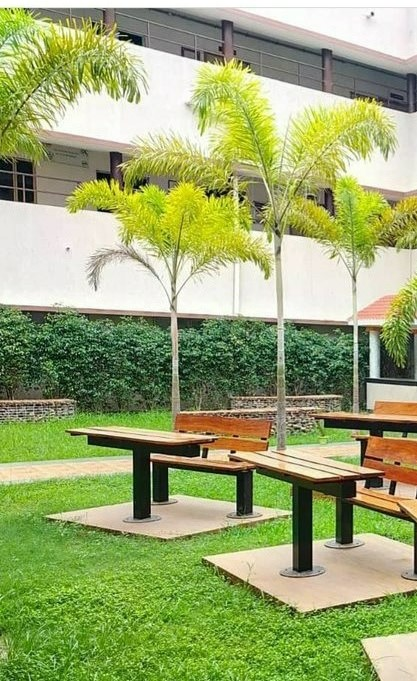
#> input picture OC/OC-1.jpg, 417 x 681 px
$ python -i panorama.py   (imports and definitions only)
#> lines starting #> are read from the running program, lines starting #| are printed output that depends on the picture
import numpy as np
import imutils
import cv2

class Panaroma:

    def image_stitch(self, images, lowe_ratio=0.75, max_Threshold=4.0,match_status=False):

        #detect the features and keypoints from SIFT
        (imageB, imageA) = images
        (KeypointsA, features_of_A) = self.Detect_Feature_And_KeyPoints(imageA)
        (KeypointsB, features_of_B) = self.Detect_Feature_And_KeyPoints(imageB)

        #got the valid matched points
        Values = self.matchKeypoints(KeypointsA, KeypointsB,features_of_A, features_of_B, lowe_ratio, max_Threshold)

        if Values is None:
            return None

        #to get perspective of image using computed homography
        (matches, Homography, status) = Values

        result_image = self.getwarp_perspective(imageA,imageB,Homography)
        result_image[0:imageB.shape[0], 0:imageB.shape[1]] = imageB

        # check to see if the keypoint matches should be visualized
        if match_status:
            vis = self.draw_Matches(imageA, imageB, KeypointsA, KeypointsB, matches,status)

            return (result_image, vis)

        return result_image

    # [57 lines left out: functions getwarp_perspective, Detect_Feature_And_KeyPoints, get_Allpossible_Match, All_validmatches, Compute_Homography, matchKeypoints, not called in this run]

    def get_image_dimension(self,image):
        (h,w) = image.shape[:2]
        return (h,w)

    # [24 lines left out: functions get_points, draw_Matches, not called in this run]

>>> import cv2
>>> picture = cv2.imread('OC/OC-1.jpg', cv2.IMREAD_GRAYSCALE)
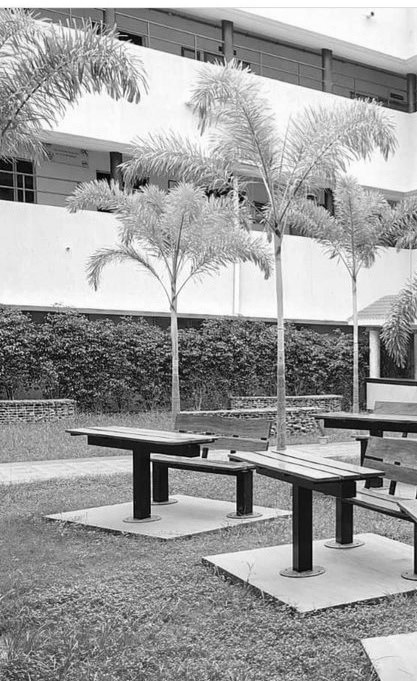
#> picture: shape (681, 417); min 0, max 255, mean 156.2
>>> result = Panaroma().image_stitch(picture)
#> (the run stopped early here; a loop or call above may not have finished)

$ run again, on OC/OC-2.jpg
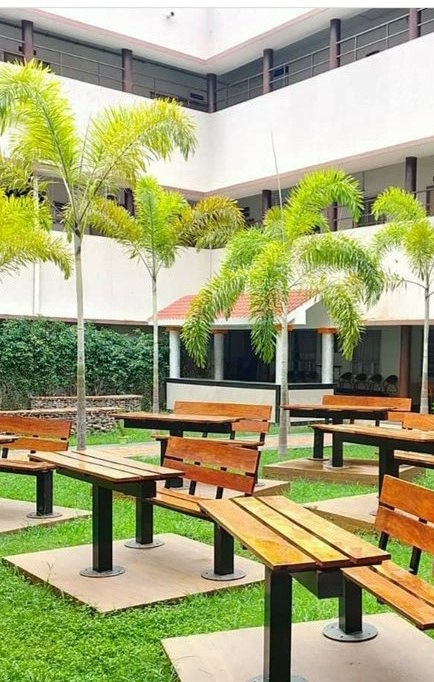
#> input picture OC/OC-2.jpg, 434 x 682 px
#> `picture = cv2.imread('OC/OC-1.jpg', cv2.IMREAD_GRAYSCALE)`:
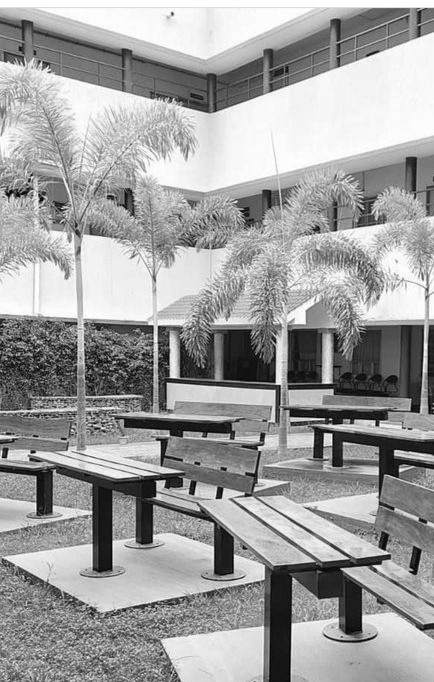
#> picture: shape (682, 434); min 0, max 255, mean 158.7

$ run again, on OC/OC-4.jpg
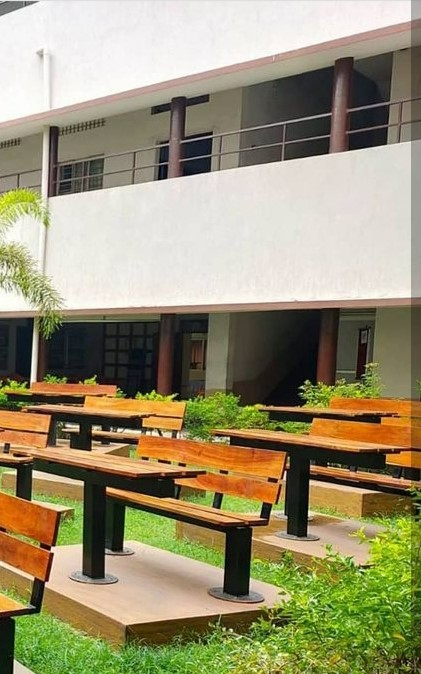
#> input picture OC/OC-4.jpg, 421 x 674 px
#> `picture = cv2.imread('OC/OC-1.jpg', cv2.IMREAD_GRAYSCALE)`:
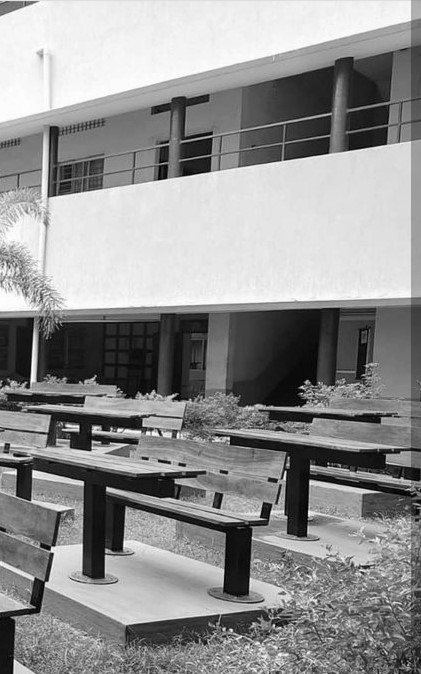
#> picture: shape (674, 421); min 0, max 255, mean 144.4

$ run again, on OC/OC3.jpg
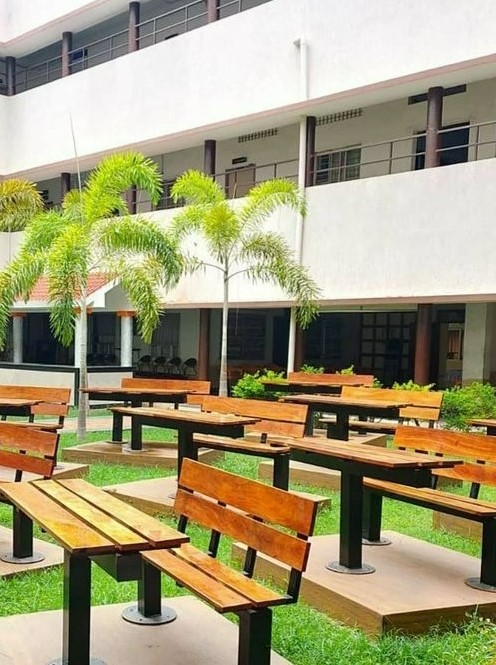
#> input picture OC/OC3.jpg, 496 x 665 px
#> `picture = cv2.imread('OC/OC-1.jpg', cv2.IMREAD_GRAYSCALE)`:
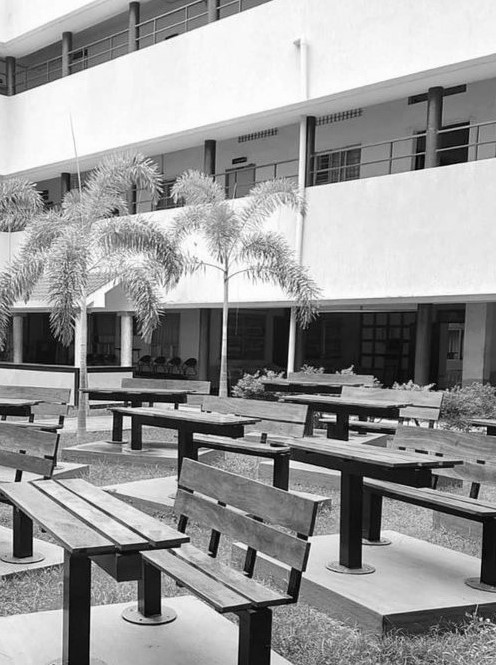
#> picture: shape (665, 496); min 0, max 255, mean 153
